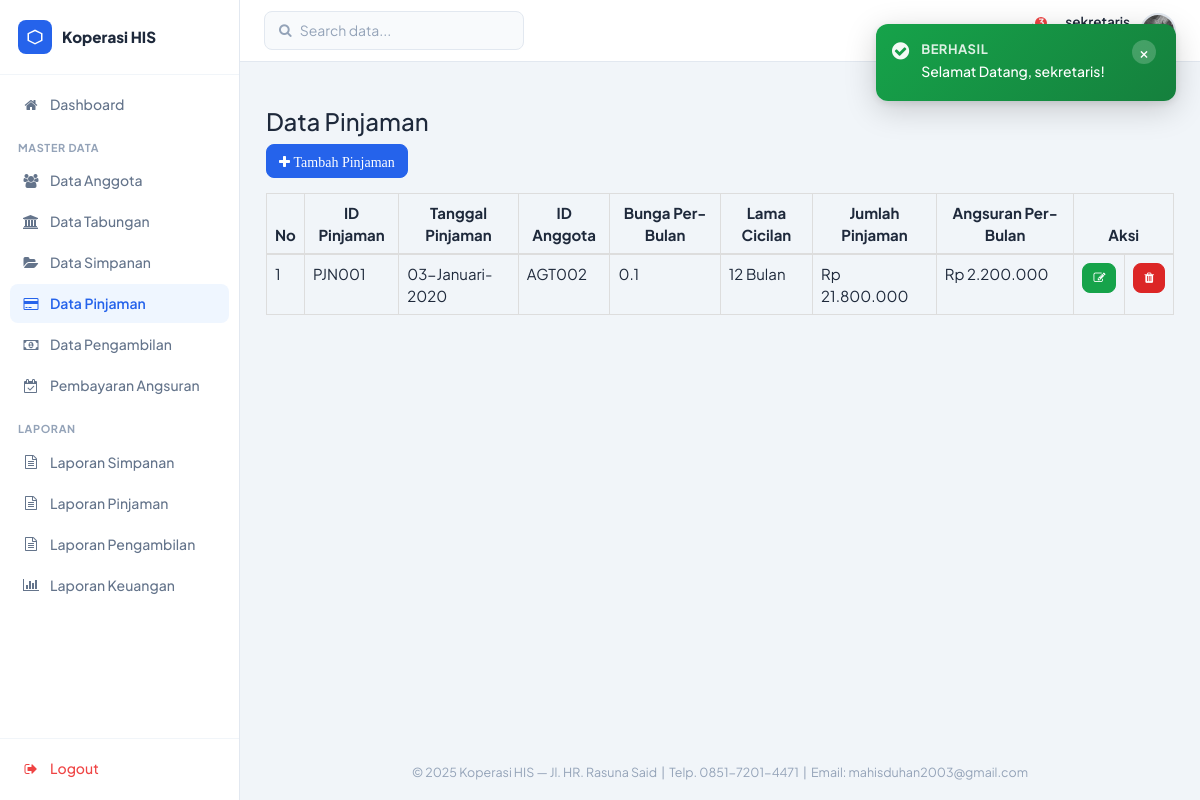
The page /sekretaris/datapinjaman.php (signed in) on the database as committed earlier.
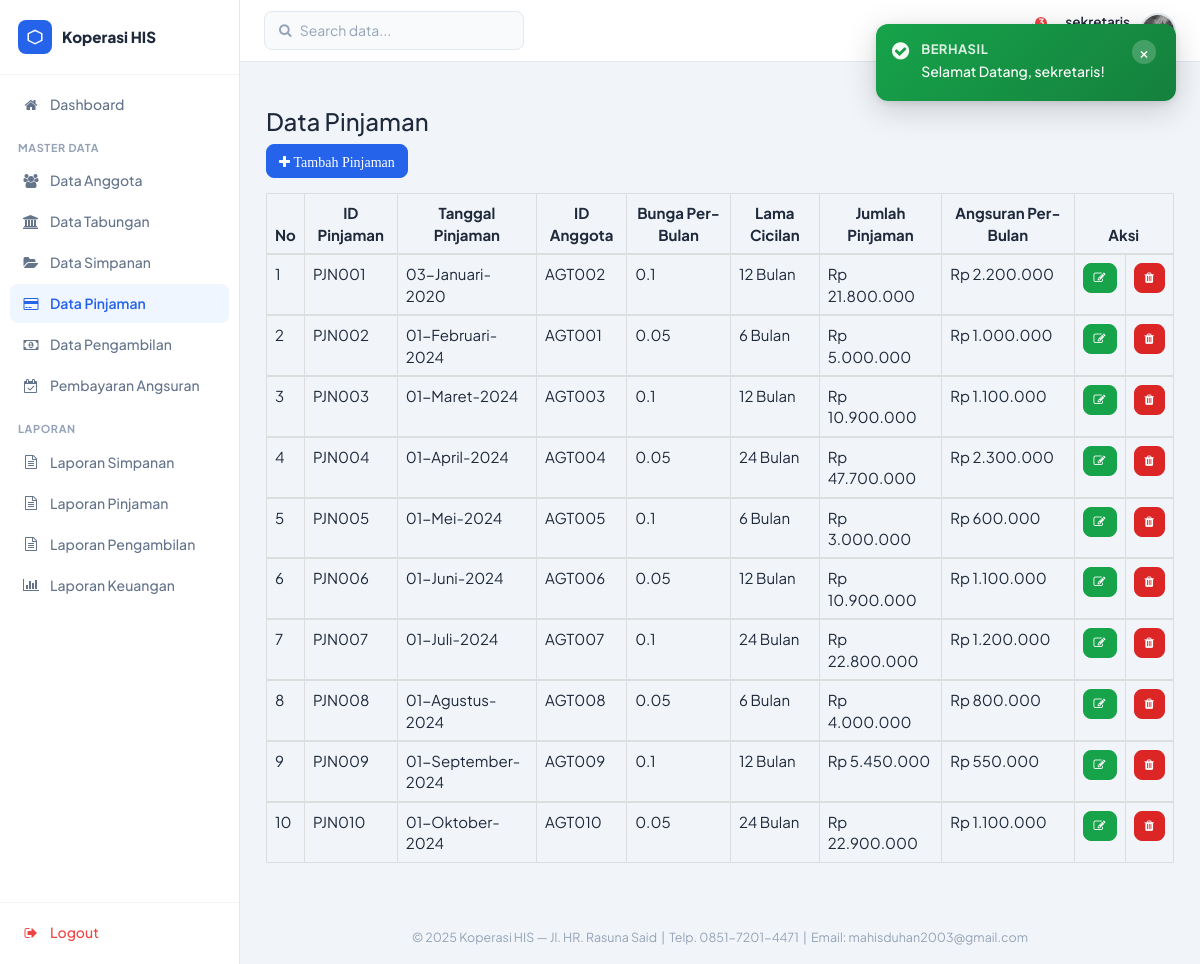
The same page on the database as committed later.
### tables this page shows
CREATE TABLE `tbl_pinjaman` (
  `id_pinjaman` varchar(6) NOT NULL,
  `tgl_pinjaman` date NOT NULL,
  `id_anggota` varchar(6) NOT NULL,
  `bunga_perbulan` float NOT NULL,
  `lama_cicilan` int NOT NULL,
  `jumlah_pinjaman` int NOT NULL,
  `angsuran` int NOT NULL
);

### sekretaris/datapinjaman.php (the view)
<?php
	include ("style/header.php");
	include ("style/sidebar.php");
	function tgl_indo($tanggal){
		$bulan = array(
			1 => 'Januari',
			'Februari',
			'Maret',
			'April',
			'Mei',
			'Juni',
			'Juli',
			'Agustus',
			'September',
			'Oktober',
			'November',
			'Desember',);
		$pecahkan = explode('-', $tanggal);
		return $pecahkan[2] . '-' . $bulan[(int)$pecahkan[1]] . '-' . $pecahkan[0];
	}
?>
	<div class="box box-primary">
		<div class="box-header with-border">
			<h3 class="box-title">Data Pinjaman</h3>
		</div>
		<div class="box-body">
			<div class="form-group">
				<a href="tambahpinjaman.php"><i class="btn btn-primary btn-md"><span class="fa fa-plus fa-md"> Tambah Pinjaman</span></i></a>
			</div>
			<div class="table-responsive">
				<table class="table table-bordered">
					<thead>
						<tr>
							<th style="text-align: center;">No</th>
							<th style="text-align: center;">ID Pinjaman</th>
							<th style="text-align: center;">Tanggal Pinjaman</th>
							<th style="text-align: center;">ID Anggota</th>
							<th style="text-align: center;">Bunga Per-Bulan</th>
							<th style="text-align: center;">Lama Cicilan</th>
							<th style="text-align: center;">Jumlah Pinjaman</th>
							<th style="text-align: center;">Angsuran Per-Bulan</th>
							<th style="text-align: center;" colspan="2">Aksi</th>
						</tr>
					</thead>
					<?php
					$no = 1;
					include ("../config/koneksi.php");
					$sql = mysqli_query($konek, "SELECT * FROM tbl_pinjaman ");
					while ($data = mysqli_fetch_array($sql)){
					?>
					<tbody>
						<tr>
							<td><?php echo $no++; ?></td>
							<td><?php echo $data['id_pinjaman']; ?></td>
							<td><?php echo tgl_indo($data['tgl_pinjaman']); ?></td>
							<td><?php echo $data['id_anggota']; ?></td>
							<td><?php echo $data['bunga_perbulan']; ?></td>
							<td><?php echo $data['lama_cicilan']; ?> <?php echo "Bulan" ?></td>
							<td><?php echo "Rp ".number_format($data['jumlah_pinjaman'],0,',','.');?></td>
							<td><?php echo "Rp ".number_format($data['angsuran'],0,',','.'); ?></td>
							<td><a href="editpinjaman.php?kd=<?php echo $data['id_pinjaman']; ?>"><i class="btn btn-success btn-sm"><span class="fa fa-edit fa-sm"></span></i></a></td>
							<td><a href="hapuspinjaman.php?kd=<?php echo $data['id_pinjaman']; ?>"><i class="btn btn-danger btn-sm"><span class="fa fa-trash fa-sm"></span></i></a></td>
						</tr>
					</tbody>
					<?php
					}
					?>
				</table>
			</div>
		</div>
    </div>
<?php
	include ("style/footer.php");
?>

Rows that differ between the two databases and show on the page:
added tbl_pinjaman: id_pinjaman "PJN002", tgl_pinjaman "01-Februari-2024", id_anggota "AGT001", bunga_perbulan "0.05", lama_cicilan "6", jumlah_pinjaman "5.000.000", angsuran "1.000.000"
added tbl_pinjaman: id_pinjaman "PJN003", tgl_pinjaman "01-Maret-2024", id_anggota "AGT003", bunga_perbulan "0.1", lama_cicilan "12", jumlah_pinjaman "10.900.000", angsuran "1.100.000"
added tbl_pinjaman: id_pinjaman "PJN004", tgl_pinjaman "01-April-2024", id_anggota "AGT004", bunga_perbulan "0.05", lama_cicilan "24", jumlah_pinjaman "47.700.000", angsuran "2.300.000"
added tbl_pinjaman: id_pinjaman "PJN005", tgl_pinjaman "01-Mei-2024", id_anggota "AGT005", bunga_perbulan "0.1", lama_cicilan "6", jumlah_pinjaman "3.000.000", angsuran "600.000"
added tbl_pinjaman: id_pinjaman "PJN006", tgl_pinjaman "01-Juni-2024", id_anggota "AGT006", bunga_perbulan "0.05", lama_cicilan "12", jumlah_pinjaman "10.900.000", angsuran "1.100.000"
added tbl_pinjaman: id_pinjaman "PJN007", tgl_pinjaman "01-Juli-2024", id_anggota "AGT007", bunga_perbulan "0.1", lama_cicilan "24", jumlah_pinjaman "22.800.000", angsuran "1.200.000"
added tbl_pinjaman: id_pinjaman "PJN008", tgl_pinjaman "01-Agustus-2024", id_anggota "AGT008", bunga_perbulan "0.05", lama_cicilan "6", jumlah_pinjaman "4.000.000", angsuran "800.000"
added tbl_pinjaman: id_pinjaman "PJN009", tgl_pinjaman "01-September-2024", id_anggota "AGT009", bunga_perbulan "0.1", lama_cicilan "12", jumlah_pinjaman "5.450.000", angsuran "550.000"
added tbl_pinjaman: id_pinjaman "PJN010", tgl_pinjaman "01-Oktober-2024", id_anggota "AGT010", bunga_perbulan "0.05", lama_cicilan "24", jumlah_pinjaman "22.900.000", angsuran "1.100.000"
